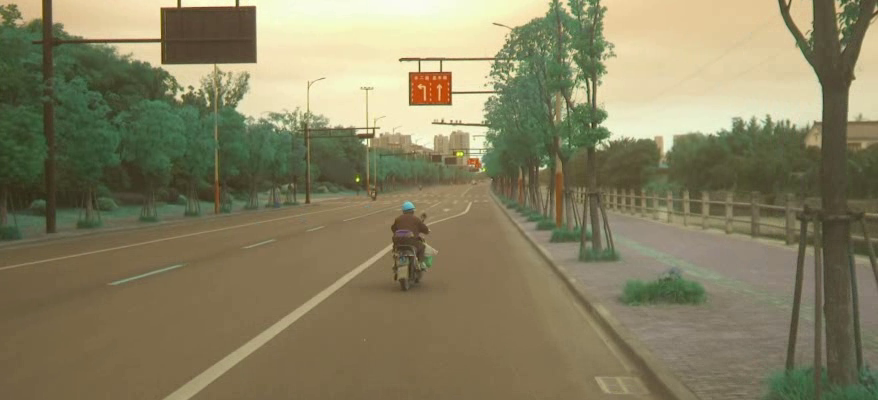
#> input picture frame 6 of video_analysis/stereo_video.mp4, 878 x 400 px
$ python particle_filter.py
#> lines starting #> are read from the running program, lines starting #| are printed output that depends on the picture; after the words box and inside, x2 and y2 are one past the last pixel; in counts of white or black regions, pixels touching at a corner belong together
# Tarun Ramaswamy
# CB.EN.U4CSE20666

# Changes made in code:
# ValueError (relating the line  u=np.array([heading,distance[0]])) has been fixed.
# The issue was that heading and distance BOTH are expected to be float64's, but in all interations (except the first),
# np.arctan2 tends to return a array. Also, distance also tends to return a array (because of np.linalg.norm).
# I have added this code to fix the error:
#    if type(heading) != int: (In first iteration, type(heading) is always int)
#        heading = heading[0]

#    print("Heading :: ", heading, " ", type(heading))
# Manual euclidean distance calculation
# distance=np.sqrt(pow(previous_x - new_x, 2) + pow(previous_y-new_y, 2))


# -*- coding: utf-8 -*-

"""
Created on Tue Apr 11 17:05:56 2023
PARTICLE FILTERS FOR TRACKING EXPLAINED
@author: K.A.Narayanankutty
"""
"""
This is a modified version of Parcticle Filter Explained With Python Code
From Scratch, by Behnam for Beginers.
Imagine the ball to be a robot, which can find its approximate position
new_x,new_y from time to time and has a map giving places of some landmarks\
positions.Computed distances, zs becomes the observation model.
Heading distance and direction are first predicted from robot movement.
Weights are then updated using Importance sampling. From this information
resampling is done generate or delete some particles at hand.

"""
import cv2
import numpy as np
import scipy.stats
from numpy.random import uniform
global center     # This is the current position of the object [new_x,new_y]
global previous_x # These are coordinates of previous position
global previous_y
global zs

centers=[]
# This creates first level particles
def generate_uniform_points(x_range, y_range, N):
    points = np.empty((N,2))
    points[:, 0] = uniform(x_range[0], x_range[1], size=N)
    points[:, 1] = uniform(y_range[0], y_range[1], size=N)
    return points

def predict(points, u, std, dt=1.):
    N = len(points)
    dist = (u[1] * dt) + (np.random.randn(N) * std[1])
    points[:, 0] += np.cos(u[0]) * dist
    points[:, 1] += np.sin(u[0]) * dist
    return points

def update(points, weights, z, R, landmarks):
    #weights.fill(1.)
    weights=1. #(1/N)*np.ones((N))
    for i, landmark in enumerate(landmarks):
        distance=np.power((points[:,0] - landmark[0])**2 +(points[:,1] - landmark[1])**2,0.5)
        # find the area between values of mean = distance; standard deviation = R;
        # the probability of distance between [z[i]]
        weights *= scipy.stats.norm(distance, R).pdf(z[i]) # 100 weights, *= allow tuples # IMPORTANT LINE : USING IMPORTANCE SAMPLING (Montecarlo integration)
        # Samples are drawn from distribution
    weights += 1.e-200 # To avoid round-off to zero
    weights /= sum(weights)
    return weights

# This generates indexes for resampling
def systematic_resample(weights):
     N = len(weights)
     positions = (np.arange(N) + np.random.random()) / N # Allocates N positions
     indexes = np.zeros(N,'i')
     cumulative_sum = np.cumsum(weights)
     i, j = 0, 0
     while i < N and j<N:
         if positions[i] < cumulative_sum[j]:
             indexes[i] = j
             i += 1
         else:
             j += 1
     return indexes
# Resamples weights are now alocated to indexes
def resample_from_index(points, weights, indexes):
    points[:] = points[indexes]
    weights[:] = weights[indexes]
    weights /= np.sum(weights)

# This finds the approximate centroid of the object
def find_center(gray):
    global center
    #m,n=gray.shape
    ret,thresh = cv2.threshold(gray,100,255,0)
    M = cv2.moments(thresh)
    cx = int(M['m10']/M['m00']) # Sum of mi*xi/sum of mi
    cy=int(M['m01']/M['m00'])   # Sum of mi*yi/sum of mi
    center=[cx,cy]
    return center
landmarks=np.array([[100,100],[100,620],[1100,100],[1100,620]])
# Number of landmarks
NL=len(landmarks)
N=200 # Number of particles
WIDTH=1200
HEIGHT=720
WINDOW_NAME="Particle Filter"
sensor_std_err=5
# Following are the limits of search, initially whole image
x_range=np.array([0,1200])
y_range=np.array([0,720])
mask=np.zeros((720,1200))
# Create opencv video capture object
videoCap=cv2.VideoCapture('stereo_video.mp4')
# Initialise ball direction and movement
heading=0   # Direction of ball (angle)
distance=0
# Initialise previous position outside the screen
previous_x=-1
previous_y=-1
# Initialise the weights, sum of which has to be 1
weights=(1/N)*np.ones((N))
# Generate N samples spread out on the screen area
points=generate_uniform_points(x_range, y_range, N)
# You can see this point cloud moving towards location
#ret, frame = videoCap.read()
while(True):
    # Read frame
    ret, frame = videoCap.read()
#> frame is the input picture: shape (400, 878, 3); mean B, G, R 97.4, 128.3, 134.4
    # Detect object
    gray = cv2.cvtColor(frame,cv2.COLOR_BGR2HSV) # Convert frame from BGR to GRAY
#> gray: shape (400, 878, 3); mean H, S, V 27.3, 79.6, 138.1
    h,s,v=cv2.split(gray)
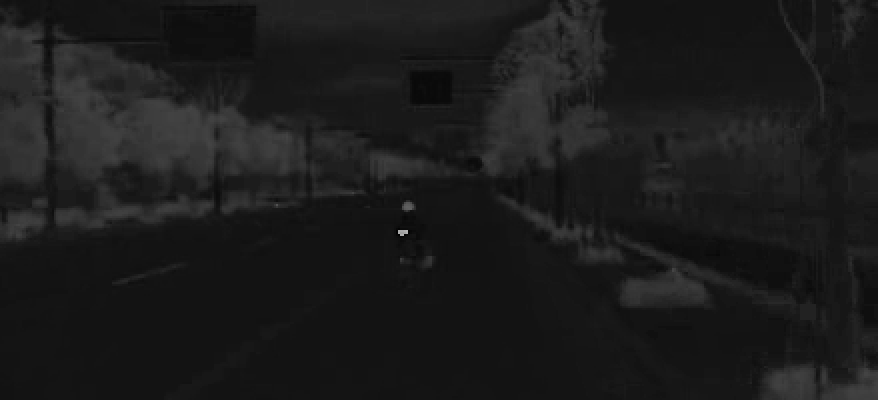
#> h: shape (400, 878); min 3, max 179, mean 27.3
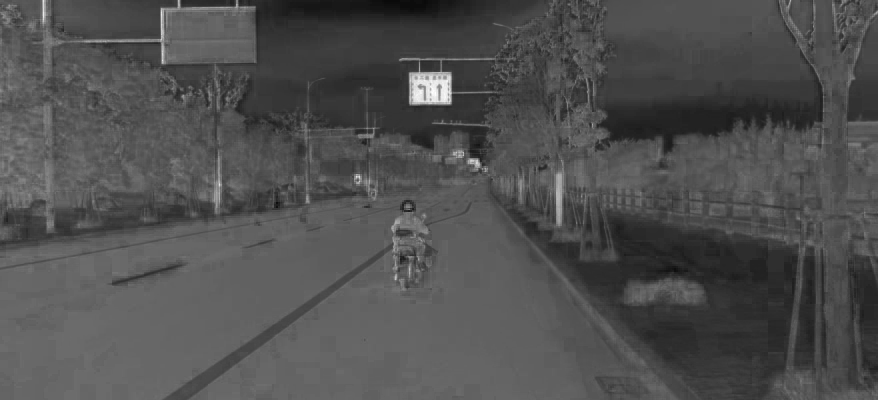
#> s: shape (400, 878); min 10, max 255, mean 79.6
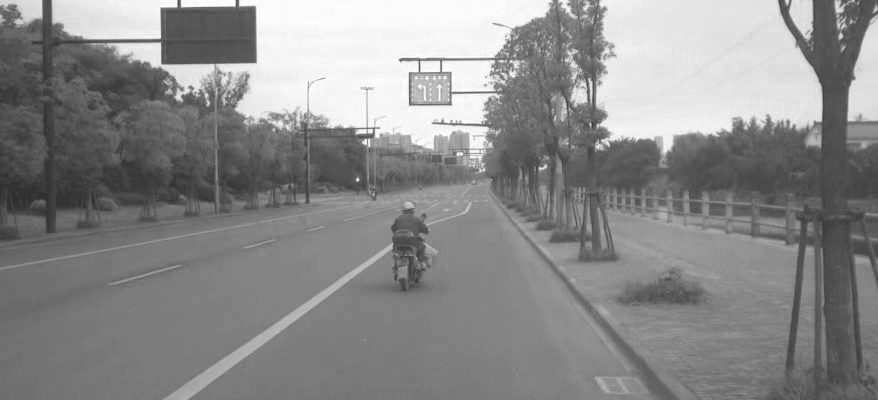
#> v: shape (400, 878); min 43, max 255, mean 138.1
    center=find_center(s)  # Center of the object
#> in find_center, `ret,thresh = cv2.threshold(gray,100,255,0)`:
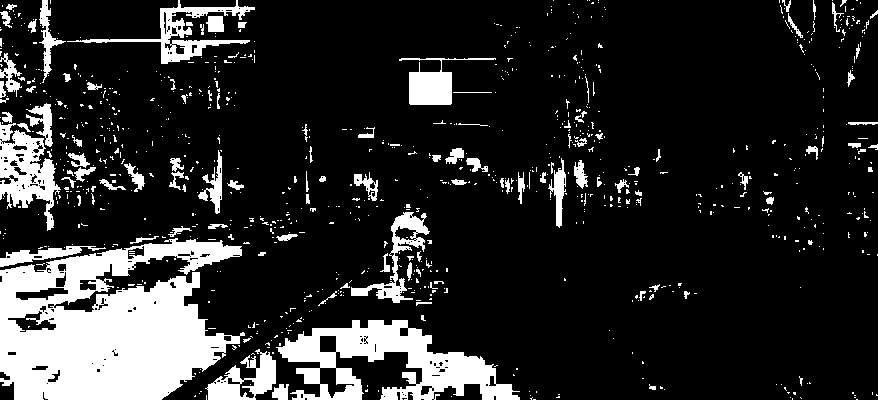
#> thresh: shape (400, 878); 16.4% white; 921 white regions (809 under 20 px), largest, box (x1, y1, x2, y2) and area: (0, 238, 245, 400) 25930, (276, 320, 520, 400) 9050, (0, 122, 61, 231) 3083
#> in find_center, `M = cv2.moments(thresh)`: M = moments, m00 14694630, centre m10/m00, m01/m00 = (218.3, 270.7)
#> in find_center, `cx = int(M['m10']/M['m00'])`: cx = 218
#> in find_center, `cy=int(M['m01']/M['m00'])`: cy = 270
#> in find_center, `center=[cx,cy]`: center = [218, 270]
    #landmarks
    for landmark in landmarks:
        cv2.circle(frame,tuple(landmark),10,(0,0,255),-1) # Filled circle of RED color for landmark.
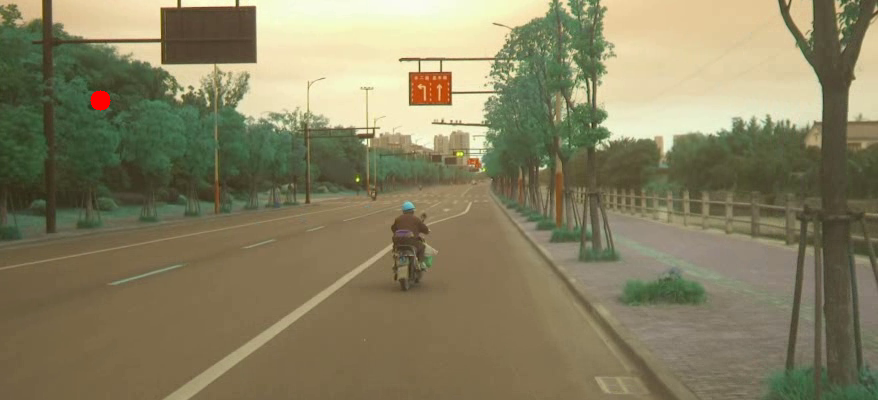
#> frame: shape (400, 878, 3); 0.09% of pixels changed, all inside (x1, y1, x2, y2) = (90, 90, 111, 111)
    for point in points:
        cv2.circle(frame,tuple((int(point[0]),int(point[1]))),1,(255,255,255),-1)   # WHILE color for points.
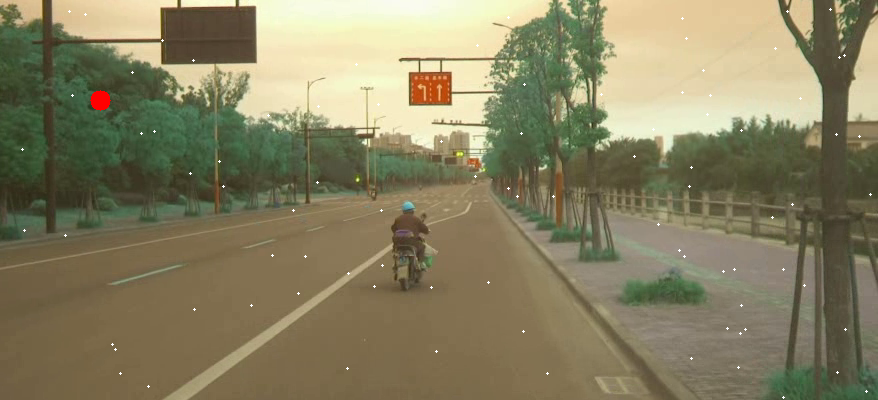
#> frame: shape (400, 878, 3); 0.13% of pixels changed, all inside (x1, y1, x2, y2) = (21, 8, 872, 399)

    # Now Predict Update
    zs = (np.linalg.norm(landmarks - center, axis=1) + (np.random.randn(NL) * sensor_std_err))    # Distance of landmark to cneter of object (4 distances). zs = array of 4 floats.
#> zs = [210.4, 368.6, 897.6, 954.3]
    new_x,new_y=center #objec[0].astype(int),objec[1].astype(int)
#> new_x = 218; new_y = 270
    # trajectory=np.vstack((trajectory,np.array([new_x,new_y])))
    if previous_x >0:
        heading=np.arctan2(np.array([new_y-previous_y]), np.array([previous_x-new_x ]))
        if heading>0:
            heading=-(heading-np.pi)
        else:
            heading=-(np.pi+heading)
    if type(heading) != int:
        heading = heading[0]

    #print("Heading :: ", heading, " ", type(heading))

    distance=np.sqrt(pow(previous_x - new_x, 2) + pow(previous_y-new_y, 2))
#> distance = 348.4
    #print("Distance :: ", distance, type(distance))
    std=np.array([2,4]) # Variance of u; Heading and distance
    #np.array([np.array([1]), np.array([1, 2])], dtype=object)
    u=np.array([heading,distance])
#> u = [0, 348.4]
    predict(points, u, std, dt=1.) # Given points and Distance and heading predict points
#> in predict, `dist = (u[1] * dt) + (np.random.randn(N) * std[1])`: dist = 200 values, max 359.2 at index 182, min 337.5 at index 115, mean 348
    # Find approximate distribution of distances to landmarks
    zs = (np.linalg.norm(landmarks - center, axis=1) + (np.random.randn(NL) * sensor_std_err))
#> zs = [200.3, 359.5, 894.9, 949.8]
    # Normal continuous random variable (distance,R) its pdf in weights update
    weights=update(points, weights, z=zs, R=50, landmarks=landmarks) # Get weights
#> after the loop in update, `for i, landmark in enumerate(landmarks):`: weights = 200 values, max 1.88e-14 at index 16, min 8.27e-296 at index 149, mean 1.06e-16
#> in update, `weights += 1.e-200`: weights = 200 values, max 1.88e-14 at index 16, min 1e-200 at index 7, mean 1.06e-16
#> in update, `weights /= sum(weights)`: weights = 200 values, max 0.89 at index 16, min 4.73e-187 at index 7, mean 0.005
    indexes = systematic_resample(weights)
#> in systematic_resample, `N = len(weights)`: N = 200
#> in systematic_resample, `positions = (np.arange(N) + np.random.random()) / N`: positions = 200 values from 0.00411 to 0.999
#> in systematic_resample, `cumulative_sum = np.cumsum(weights)`: cumulative_sum = 200 values from 4.69e-146 to 1
#> after the loop in systematic_resample, `while i < N and j<N:`: i = 200; indexes = 200 values from 16 to 34; j = 34
#> indexes = 200 values from 16 to 34
    weights=resample_from_index(points, weights, indexes)
#> in resample_from_index, `weights /= np.sum(weights)`: weights = 200 values, max 0.00553 at index 0, min 0.00068 at index 178, mean 0.005
    previous_x=new_x
#> previous_x = 218
    previous_y=new_y
#> previous_y = 270
    cv2.circle(frame,center, 10, (0,255, 255), 2)
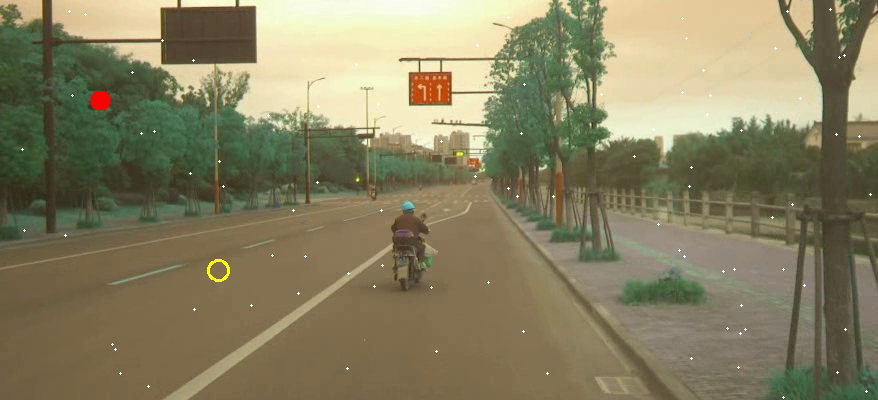
#> frame: shape (400, 878, 3); 0.06% of pixels changed, all inside (x1, y1, x2, y2) = (207, 259, 230, 282)

    cv2.imshow(WINDOW_NAME, frame)
    k = cv2.waitKey(30) & 0xff
#> (key Esc is pressed here)
    if k == 27:
        break
videoCap.release()
cv2.destroyAllWindows()

$ run again, starting later in the video
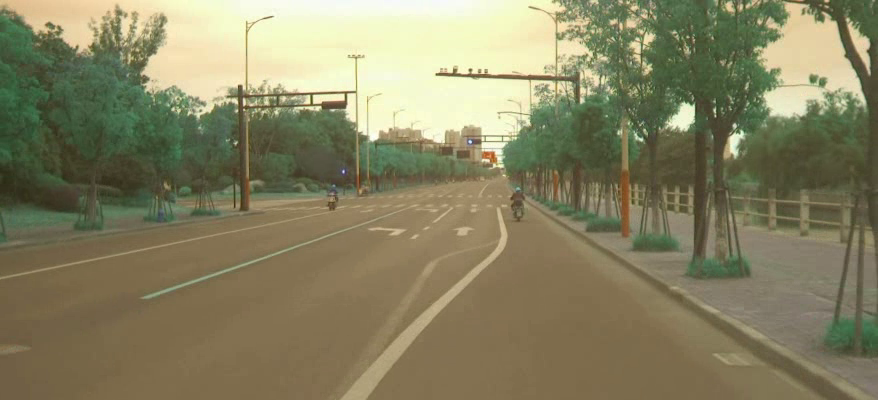
#> input picture frame 27 of video_analysis/stereo_video.mp4, 878 x 400 px
#> frame is the input picture: shape (400, 878, 3); mean B, G, R 97.8, 130, 134.4
#> gray: shape (400, 878, 3); mean H, S, V 28.6, 80.3, 138.9
#> in find_center, `ret,thresh = cv2.threshold(gray,100,255,0)`:
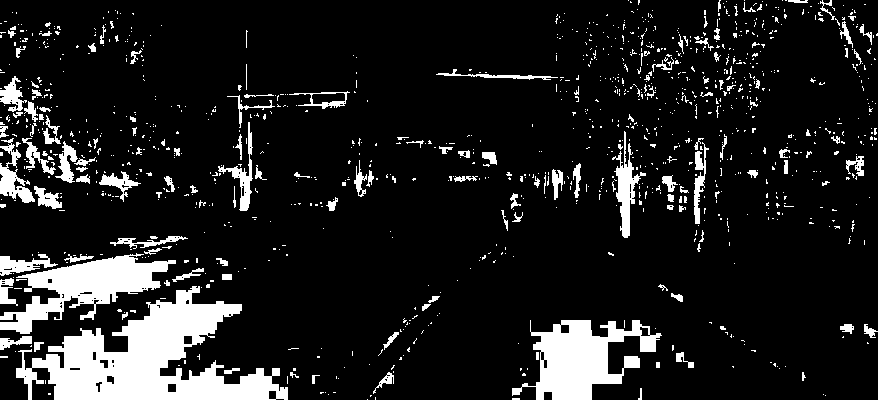
#> thresh: shape (400, 878); 12.2% white; 1148 white regions (1011 under 20 px), largest, box (x1, y1, x2, y2) and area: (16, 286, 288, 400) 13930, (512, 320, 662, 400) 5948, (0, 253, 176, 334) 5534
#> M = moments, m00 10949955, centre m10/m00, m01/m00 = (291.3, 272.6)
#> cx = 291
#> cy = 272
#> center = [291, 272]
#> `zs = (np.linalg.norm(landmarks - center, axis=1) + (np.random.randn(NL..`: zs = [260.5, 396.2, 826.4, 886.1]
#> new_x = 291; new_y = 272
#> distance = 399.7
#> u = [0, 399.7]
#> dist = 200 values, max 410.5 at index 182, min 388.8 at index 115, mean 399.3
#> `zs = (np.linalg.norm(landmarks - center, axis=1) + (np.random.randn(NL..`: zs = [250.4, 387.1, 823.8, 881.6]
#> after the loop in update, `for i, landmark in enumerate(landmarks):`: weights = 200 values, max 1.67e-13 at index 16, min 1e-288 at index 149, mean 9.15e-16
#> in update, `weights += 1.e-200`: weights = 200 values, max 1.67e-13 at index 16, min 1e-200 at index 7, mean 9.15e-16
#> in update, `weights /= sum(weights)`: weights = 200 values, max 0.911 at index 16, min 5.47e-188 at index 7, mean 0.005
#> N = 200
#> positions = 200 values from 0.00411 to 0.999
#> cumulative_sum = 200 values from 2.63e-138 to 1
#> after the loop in systematic_resample, `while i < N and j<N:`: i = 200; indexes = 200 values from 16 to 173; j = 173
#> `indexes = systematic_resample(weights)`: indexes = 200 values from 16 to 173
#> in resample_from_index, `weights /= np.sum(weights)`: weights = 200 values, max 0.00545 at index 0, min 6.58e-06 at index 199, mean 0.005
#> previous_x = 291
#> previous_y = 272
#> `cv2.circle(frame,center, 10, (0,255, 255), 2)`:
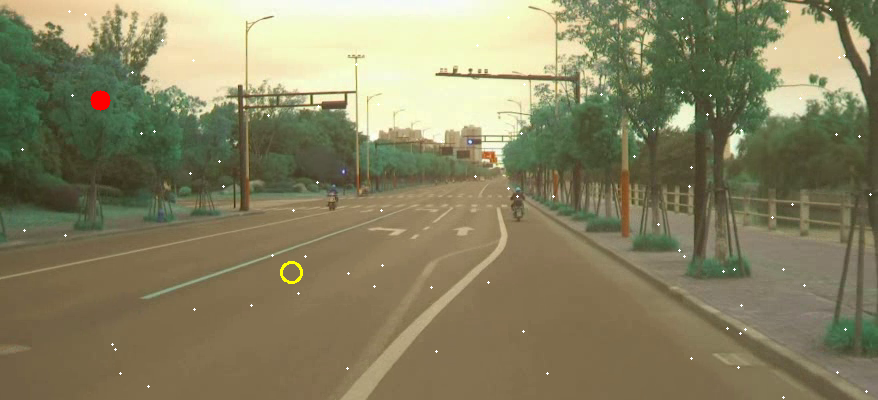
#> frame: shape (400, 878, 3); mean B, G, R 97.9, 130.2, 134.8

$ run again, starting later in the video
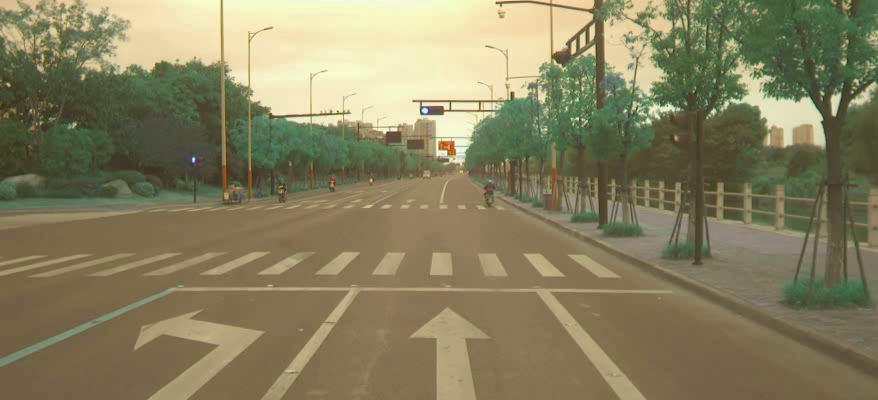
#> input picture frame 48 of video_analysis/stereo_video.mp4, 878 x 400 px
#> frame is the input picture: shape (400, 878, 3); mean B, G, R 95.8, 128.3, 134.4
#> gray: shape (400, 878, 3); mean H, S, V 27.3, 81.9, 138.2
#> in find_center, `ret,thresh = cv2.threshold(gray,100,255,0)`:
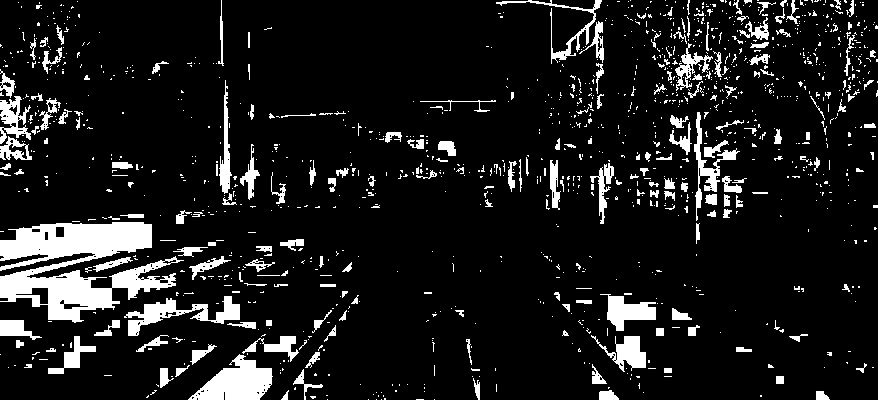
#> thresh: shape (400, 878); 10.7% white; 1285 white regions (1082 under 20 px), largest, box (x1, y1, x2, y2) and area: (0, 222, 184, 323) 9326, (188, 354, 273, 400) 2202, (124, 296, 240, 336) 1528
#> M = moments, m00 9559695, centre m10/m00, m01/m00 = (339.6, 224.8)
#> cx = 339
#> cy = 224
#> center = [339, 224]
#> `zs = (np.linalg.norm(landmarks - center, axis=1) + (np.random.randn(NL..`: zs = [272.7, 461.7, 770.4, 863.3]
#> new_x = 339; new_y = 224
#> distance = 407.7
#> u = [0, 407.7]
#> dist = 200 values, max 418.5 at index 182, min 396.7 at index 115, mean 407.3
#> `zs = (np.linalg.norm(landmarks - center, axis=1) + (np.random.randn(NL..`: zs = [262.6, 452.7, 767.7, 858.7]
#> after the loop in update, `for i, landmark in enumerate(landmarks):`: weights = 200 values, max 2.4e-11 at index 16, min 1.38e-274 at index 149, mean 1.69e-13
#> in update, `weights += 1.e-200`: weights = 200 values, max 2.4e-11 at index 16, min 1e-200 at index 7, mean 1.69e-13
#> in update, `weights /= sum(weights)`: weights = 200 values, max 0.708 at index 16, min 2.95e-190 at index 7, mean 0.005
#> N = 200
#> positions = 200 values from 0.00411 to 0.999
#> cumulative_sum = 200 values from 7.79e-126 to 1
#> after the loop in systematic_resample, `while i < N and j<N:`: i = 200; indexes = 200 values from 16 to 171; j = 171
#> `indexes = systematic_resample(weights)`: indexes = 200 values from 16 to 171
#> in resample_from_index, `weights /= np.sum(weights)`: weights = 200 values, max 0.00607 at index 0, min 1.85e-05 at index 199, mean 0.005
#> previous_x = 339
#> previous_y = 224
#> `cv2.circle(frame,center, 10, (0,255, 255), 2)`:
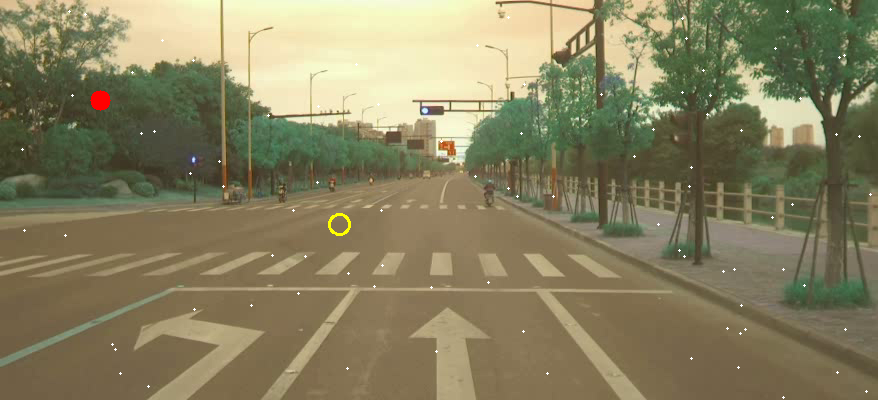
#> frame: shape (400, 878, 3); mean B, G, R 95.9, 128.4, 134.8
